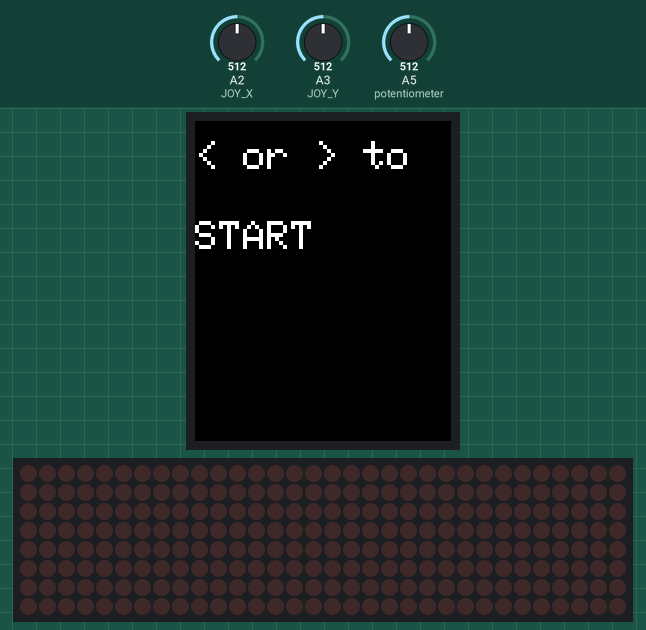
Simulated run of this sketch. Board: Arduino Uno, built with avr-gcc and run on an emulated ATmega328P. Parts: 128×160 colour display, 32×8 LED matrix. The inputs (shaded band) are chosen by the test bench; at power-on: A2 (JOY_X) = 512, A5 (potentiometer) = 512, A3 (JOY_Y) = 512. Random numbers use the default seed unless the sketch sets one.

Above: at 1.2 s.
1.3 s: A2 (JOY_X) set to 633
2.8 s: A2 (JOY_X) set to 665
At 3.27 s:
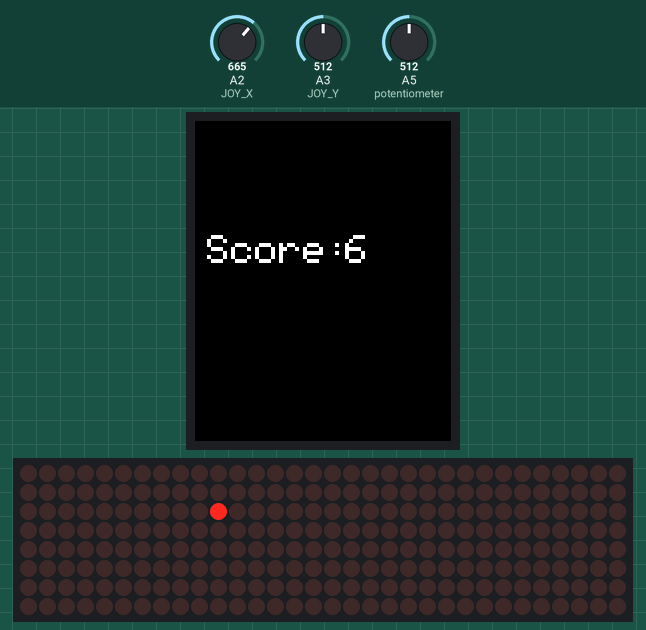
4.4 s: A2 (JOY_X) set to 716
6.3 s: A5 (potentiometer) set to 6
At 6.85 s:
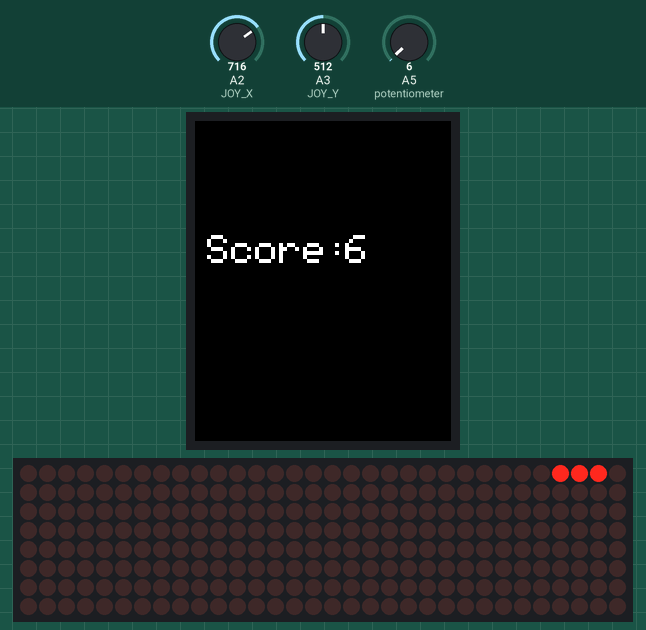
At 7.46 s:
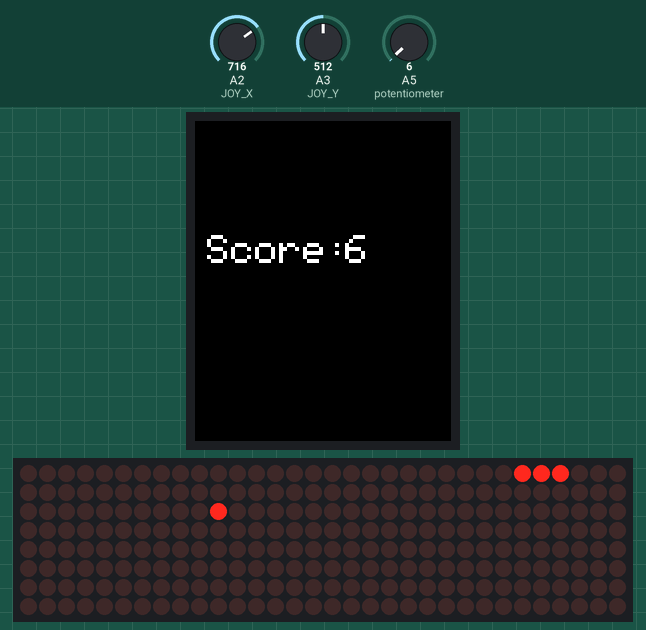
9.3 s: A5 (potentiometer) set to 122
At 9.5 s:
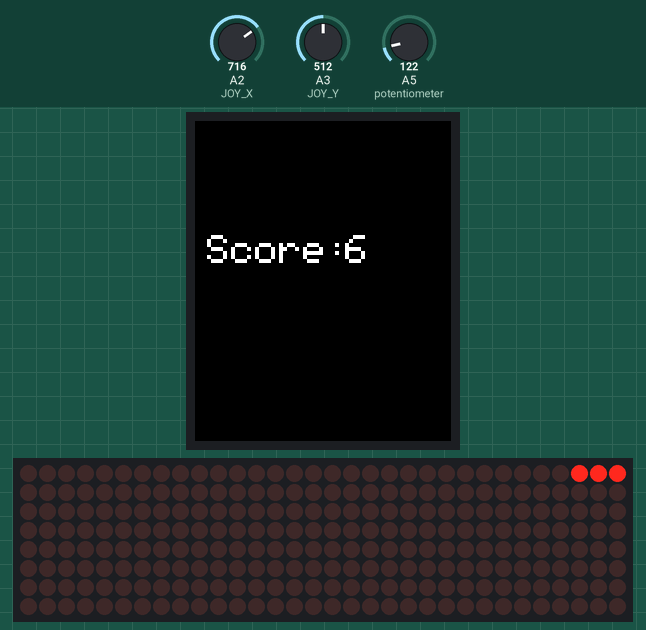

The sketch:

Snake.ino
```cpp
#include "LedControl.h"
#include <TFT.h>
#include <SPI.h>

#define CS_TFT   4
#define DC   24
#define RST  3
#define JOY_X A2 // joystick X axis pin
#define JOY_Y A3  // joystick Y axis pin

//driver MAX7219 pins
#define CS 10
#define CLK 11
#define DIN 12

// potentiometer for speed control
static const short potentiometer = A5;

// LED matrix brightness: between 0(darkest) and 15(brightest)
const short intensity = 2;

// initial snake length (1...256)
const short initialSnakeLength = 3;
// snake parameters
int snakeLength = initialSnakeLength;
int snakeSpeed = 1; // will be set according to potentiometer value
int snakeDirection = 0;
bool start = true;

// create an instance of the library
TFT TFTscreen = TFT(CS_TFT, DC, RST);
bool startMessage = false;

LedControl lc(DIN, CLK, CS, 4);

struct Point {
  int row = 0, col = 0;
  Point(int row = 0, int col = 0): row(row), col(col) {}
};

struct Coordinate {
  int x = 0, y = 0;
  Coordinate(int x = 0, int y = 0): x(x), y(y) {}
};

bool win = false;
bool gameOver = false;

// primary snake head coordinates, randomly generated
Point snake;

// food is not anywhere yet
Point food(-1, -1);

Coordinate joystickHome(500, 500);

// direction constants
const short up     = 1;
const short right  = 2;
const short down   = 3;
const short left   = 4;

// threshold where movement of the joystick will be accepted
const int joystickThreshold = 160;

// artificial logarithmity (steepness) of the potentiometer (-1 = linear, 1 = natural, bigger = steeper (recommended 0...1))
const float logarithmity = 0.4;

int age[16][16] = {};


void setup() {
  initialize();         // initialize pins & LED matrix
  calibrateJoystick(); // calibrate the joystick home (do not touch it)

  //initialize the library
  TFTscreen.begin();

  // clear the screen with a black background
  TFTscreen.background(0, 0, 0);
  //set the text size
  TFTscreen.setTextSize(2);
  TFTscreen.setRotation(3);
  // set the text color to white
  TFTscreen.stroke(255, 255, 255);
  TFTscreen.text("< or > to", 0, 10);
  TFTscreen.text("START", 0, 50);
}


void loop() {
  if (analogRead(A2) < 400 || analogRead(A2) > 650 && start == true) {
    start = false;
    showScoreMessage(snakeLength * 2);
  }
  if (start == false) {
    generateFood();    // if there is no food, generate one
    scanJoystick();    // watches joystick movements & blinks with food
    showScoreMessage(snakeLength * 2);
    calculateSnake();  // calculates snake parameters
    handleGameStates();
  }
}


// if there is no food, generate one and check for victory
void generateFood() {
  if (food.row == -1 || food.col == -1) {
    if (snakeLength >= 256) {
      win = true;
      return;
    }

    // generate food until it is in the right position
    do {
      food.col = random(16);
      food.row = random(16);
    } while (age[food.row][food.col] > 0);
  }
}


// custom inverse logarithm with variable steepness (logarithmity), see https://www.desmos.com/calculator/qmyqv84xis (input = 0...1)
float lnx(float n) {
  if (n < 0) return 0;
  if (n > 1) return 1;
  n = -log(-n * logarithmity + 1); // natural logarithm
  if (isinf(n)) n = lnx(0.999999); // prevent returning 'inf'
  return n;
}


// watches joystick movements & blinks with food
void scanJoystick() {
  int previousDirection = snakeDirection;
  // when the next frame will be rendered
  long timestamp = millis() + snakeSpeed;

  while (millis() < timestamp) {

    // calculate snake speed logarithmically (10...1000ms)
    float raw = mapf(analogRead(potentiometer), 0, 1023, 0, 1);
    snakeSpeed = mapf(lnx(raw), lnx(0), lnx(1), 10, 1000);
    // speed can't be 0
    if (snakeSpeed == 0) snakeSpeed = 1;

    // determine the direction of the snake
    analogRead( JOY_Y) < joystickHome.y - joystickThreshold ? snakeDirection = up    : 0;
    analogRead(  JOY_Y) > joystickHome.y + joystickThreshold ? snakeDirection = down  : 0;
    analogRead(  JOY_X) < joystickHome.x - joystickThreshold ? snakeDirection = left  : 0;
    analogRead(  JOY_X) > joystickHome.x + joystickThreshold ? snakeDirection = right : 0;

    // ignore directional change by 180 degrees
    snakeDirection + 2 == previousDirection && previousDirection != 0 ? snakeDirection = previousDirection : 0;
    snakeDirection - 2 == previousDirection && previousDirection != 0 ? snakeDirection = previousDirection : 0;

    // food blink
    if (food.row < 8 && food.col < 8)
      lc.setLed(0, food.row, food.col, millis() % 100 < 50 ? 1 : 0);
    else  if (food.row < 8 && 8 <= food.col < 16)
      lc.setLed(1, food.row % 8, food.col % 8, millis() % 100 < 50 ? 1 : 0);
    else  if (8 <= food.row < 16 && food.col < 8)
      lc.setLed(2, food.row % 8, food.col % 8, millis() % 100 < 50 ? 1 : 0);
    else  if (8 <= food.row < 16 && 8 <= food.col < 16)
      lc.setLed(3, food.row % 8, food.col % 8, millis() % 100 < 50 ? 1 : 0);
  }
}


// calculate snake movement
void calculateSnake() {
  switch (snakeDirection) {
    case up:
      snake.row--;
      fixEdge();
      break;

    case right:
      snake.col++;
      fixEdge();
      break;

    case down:
      snake.row++;
      fixEdge();
      break;

    case left:
      snake.col--;
      fixEdge();
      break;

    default:
      return;
  }
  if (snake.row < 8 && snake.col < 8)
    lc.setLed(0, snake.row, snake.col, 1);
  else if (snake.row < 8 && 8 <= snake.col < 16)
    lc.setLed(1, snake.row % 8, snake.col % 8, 1);
  else if (8 <= snake.row < 16 && snake.col < 8)
    lc.setLed(2, snake.row % 8, snake.col % 8, 1);
  else if (8 <= snake.row < 16 && 8 <= snake.col < 16)
    lc.setLed(3, snake.row % 8, snake.col % 8, 1);

  //if snake hits itself, the game is over
  if (age[snake.row][snake.col] != 0 && snakeDirection != 0) {
    gameOver = true;
    return;
  }

  // check if the food was eaten
  if (snake.row == food.row && snake.col == food.col) {
    snakeLength++;
    food.row = -1; // reset food
    food.col = -1;
  }

  updateAges();
  age[snake.row][snake.col]++;
}

// makes the snake go through walls
void fixEdge() {
  int width = 15;
  int height = 15;
  if (snake.col > width) {
    snake.col = 0;
  } else if (snake.col < 0) {
    snake.col = width;
  }
  if (snake.row > height) {
    snake.row = 0;
  } else if (snake.row < 0) {
    snake.row = height;
  }
}


// increment ages if all lit leds, turn off too old ones depending on the length of the snake
void updateAges() {
  for (int row = 0; row < 16; row++) {
    for (int col = 0; col < 16; col++) {
      // if the led is lit, increment it's age
      if (age[row][col] > 0 ) {
        age[row][col]++;
      }

      // if the age exceeds the length of the snake, switch it off
      if (age[row][col] > snakeLength) {
        if (row < 8 && col < 8)
          lc.setLed(0, row, col, 0);
        else if (row < 8 && 8 <= col < 16)
          lc.setLed(1, row % 8, col % 8, 0);
        else if (8 <= row < 16 && col < 8)
          lc.setLed(2, row % 8, col % 8, 0);
        else if (8 <= row < 16 && 8 <= col < 16)
          lc.setLed(3, row % 8, col % 8, 0);
        age[row][col] = 0;
      }
    }
  }
}


void handleGameStates() {
  if (gameOver || win) {
    unrollSnake();

    // re-init the game
    win = false;
    gameOver = false;
    snake.row = random(16);
    snake.col = random(16);
    food.row = -1;
    food.col = -1;
    snakeLength = initialSnakeLength;
    snakeDirection = 0;
    memset(age, 0, sizeof(age[0][0]) * 16 * 16);
    lc.clearDisplay(0);
    lc.clearDisplay(1);
    lc.clearDisplay(2);
    lc.clearDisplay(3);
  }
}


void unrollSnake() {
  // switch off the food LED
  if (food.row < 8 && food.col < 8)
    lc.setLed(0, food.row, food.col, 0);
  else if (food.row < 8 && 8 <= food.col < 16)
    lc.setLed(1, food.row % 8, food.col % 8, 0);
  else if (8 <= food.row < 16 && food.col < 8)
    lc.setLed(2, food.row % 8, food.col % 8, 0);
  else if (8 <= food.row < 16 && 8 <= food.col < 16)
    lc.setLed(3, food.row % 8, food.col % 8, 0);

  for (int i = 1; i <= snakeLength; i++) {
    for (int row = 0; row < 16; row++) {
      for (int col = 0; col < 16; col++) {
        if (age[row][col] == i) {
          if (row < 8 && col < 8)
            lc.setLed(0, row, col, 0);
          else if (row < 8 && 8 <= col < 16)
            lc.setLed(1, row % 8, col % 8, 0);
          else if (8 <= row < 16 && col < 8)
            lc.setLed(2, row % 8, col % 8, 0);
          else if (8 <= row < 16 && 8 <= col < 16)
            lc.setLed(3, row % 8, col % 8, 0);
        }
      }
    }
  }
}


// calibrate the joystick home for 10 times
void calibrateJoystick() {
  Coordinate values;

  for (int i = 0; i < 10; i++) {
    values.x += analogRead(  JOY_X);
    values.y += analogRead(  JOY_Y);
  }

  joystickHome.x = values.x / 10;
  joystickHome.y = values.y / 10;
}


void initialize() {
  lc.shutdown(0, false); // turn off power saving, enables display
  lc.setIntensity(0, intensity); // sets brightness (0~15 possible values)
  lc.clearDisplay(0); // clear screen

  lc.shutdown(1, false);
  lc.setIntensity(1, intensity);
  lc.clearDisplay(1);

  lc.shutdown(2, false);
  lc.setIntensity(2, intensity);
  lc.clearDisplay(2);

  lc.shutdown(3, false);
  lc.setIntensity(3, intensity);
  lc.clearDisplay(3);

  randomSeed(analogRead(A5));
  snake.row = random(16);
  snake.col = random(16);
}


void deleteStartMessage() {
  TFTscreen.background(0, 0, 0);
}

void showScoreMessage(int score) {
  if (startMessage == false)
  {
    startMessage = true;
    deleteStartMessage();
  }
  TFTscreen.stroke(0, 0, 0);
  TFTscreen.rect(75, 57, 50, 50);
  TFTscreen.fill(0, 0, 0);

  char buff[20];
  itoa(score, buff, 10);
  TFTscreen.stroke(255, 255, 255);
  TFTscreen.text("Score: ", 6, 57);
  TFTscreen.text(buff, 75, 57);
}


// standard map function, but with floats
float mapf(float x, float in_min, float in_max, float out_min, float out_max) {
  return (x - in_min) * (out_max - out_min) / (in_max - in_min) + out_min;
}
```

Measured:
- the behaviour switches between 650 and 651 on A2 (JOY_X) (found by bisection; images 0 and 1)
- after the input at 1.3 s, every drawn part: stays the same
- after the input at 2.8 s, the display: changes at once (image 1)
